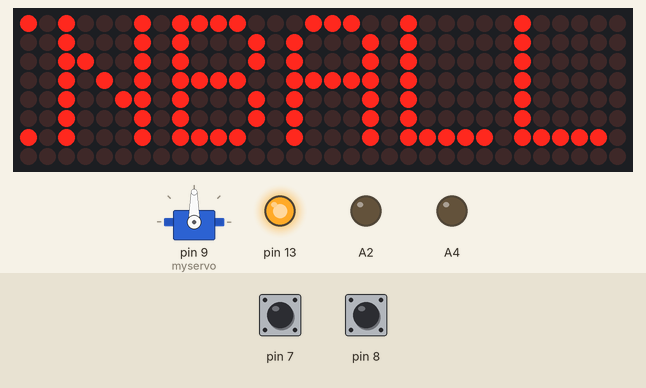
Simulated run of this sketch. Board: Arduino Mega 2560, built with avr-gcc and run on an emulated ATmega2560. Shown: 32×8 LED matrix, servo, output pins drawn as LEDs (lit = HIGH). Inputs (shaded band) come from the test bench; at power-on: pin 7 HIGH, pin 8 HIGH.

Above: at 7.9 s.
8.0 s: pin 7 pulled LOW for 0.15 s
At 9.6 s:
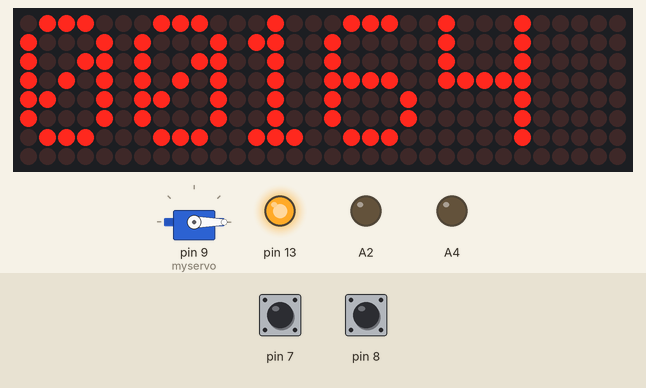
11.1 s: pin 8 pulled LOW for 3.2 s
At 15.5 s:
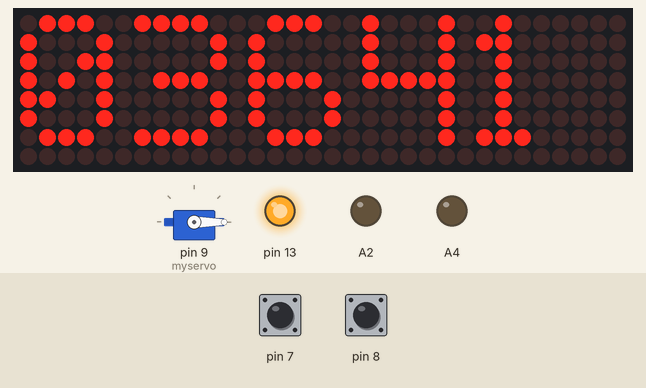
15.8 s: pin 7 pulled LOW for 1 s
At 17.7 s:
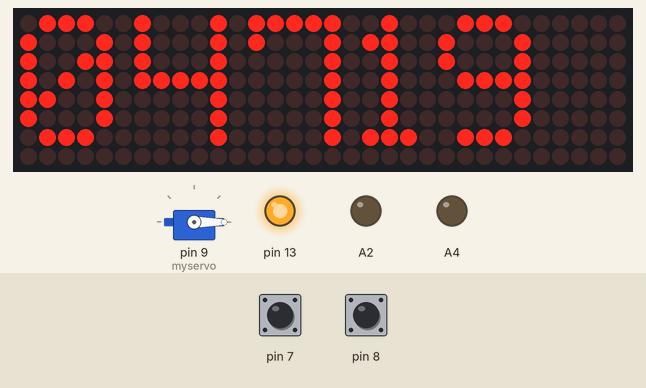
19.8 s: pin 8 pulled LOW for 0.15 s
At 21.1 s:
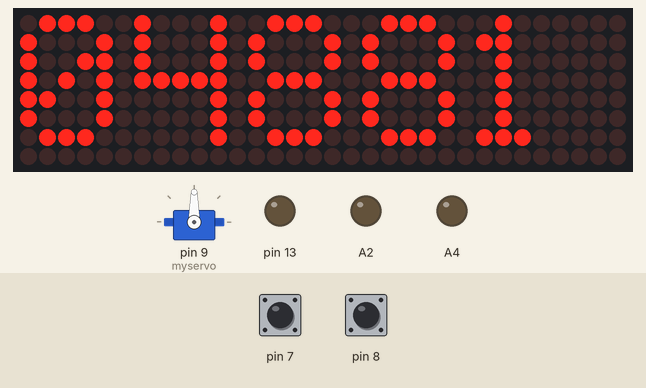
Timing chart, 0 to 21.5 s (numbered marks = the images above; inputs shaded):
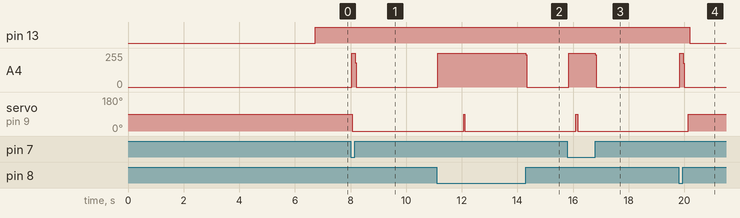

The sketch:

Pinball_Main_Script.ino
```cpp
#include <Servo.h>
#include <MD_MAX72xx.h>
#include <SPI.h>
#include <avr/io.h>
#include <avr/interrupt.h>


#define	PRINT(s, v)	{ Serial.print(F(s)); Serial.print(v); }

// Define the number of devices we have in the chain and the hardware interface
// NOTE: These pin numbers will probably not work with your hardware and may
// need to be adapted
#define	MAX_DEVICES	4

#define	CLK_PIN		52  // or SCK
#define	DATA_PIN	51  // or MOSI
#define	CS_PIN		53  // or SS

// SPI hardware interface
MD_MAX72XX mx = MD_MAX72XX(CS_PIN, MAX_DEVICES);
// Arbitrary pins
//MD_MAX72XX mx = MD_MAX72XX(DATA_PIN, CLK_PIN, CS_PIN, MAX_DEVICES);

// Text parameters
#define	CHAR_SPACING	1	// pixels between characters

// Global message buffers shared by Serial and Scrolling functions
#define	BUF_SIZE	75
char message[BUF_SIZE] = {"LEGO PINBALL"};
bool newMessageAvailable = true;

#define PRINTS(x)
#define  DELAYTIME  100

/////////////////////////     SCROLLING TEXT
void scrollText(char *p)
{
  uint8_t  charWidth;
  uint8_t cBuf[8];  // this should be ok for all built-in fonts

  PRINTS("\nScrolling text");
  mx.clear();

  while (*p != '\0')
  {
    charWidth = mx.getChar(*p++, sizeof(cBuf)/sizeof(cBuf[0]), cBuf);

    for (uint8_t i=0; i<charWidth + 1; i++) // allow space between characters
    {
      mx.transform(MD_MAX72XX::TSL);
      if (i < charWidth)
        mx.setColumn(0, cBuf[i]);
      delay(DELAYTIME);
    }
  }
}

///////////////

void readSerial(void)
{
  static uint8_t	putIndex = 0;

  while (Serial.available())
  {
    message[putIndex] = (char)Serial.read();
    if ((message[putIndex] == '\n') || (putIndex >= BUF_SIZE-3))	// end of message character or full buffer
    {
      // put in a message separator and end the string
      message[putIndex] = '\0';
      // restart the index for next filling spree and flag we have a message waiting
      putIndex = 0;
      newMessageAvailable = true;
    }
    else
      // Just save the next char in next location
      message[putIndex++];
  }
}

void printText(uint8_t modStart, uint8_t modEnd, char *pMsg)
// Print the text string to the LED matrix modules specified.
// Message area is padded with blank columns after printing.
{
  uint8_t   state = 0;
  uint8_t	  curLen;
  uint16_t  showLen;
  uint8_t	  cBuf[8];
  int16_t   col = ((modEnd + 1) * COL_SIZE) - 1;

  mx.control(modStart, modEnd, MD_MAX72XX::UPDATE, MD_MAX72XX::OFF);

  do     // finite state machine to print the characters in the space available
  {
    switch(state)
    {
      case 0:	// Load the next character from the font table
        // if we reached end of message, reset the message pointer
        if (*pMsg == '\0')
        {
          showLen = col - (modEnd * COL_SIZE);  // padding characters
          state = 2;
          break;
        }

        // retrieve the next character form the font file
        showLen = mx.getChar(*pMsg++, sizeof(cBuf)/sizeof(cBuf[0]), cBuf);
        curLen = 0;
        state++;
        // !! deliberately fall through to next state to start displaying

      case 1:	// display the next part of the character
        mx.setColumn(col--, cBuf[curLen++]);

        // done with font character, now display the space between chars
        if (curLen == showLen)
        {
          showLen = CHAR_SPACING;
          state = 2;
        }
        break;

      case 2: // initialize state for displaying empty columns
        curLen = 0;
        state++;
        // fall through

      case 3:	// display inter-character spacing or end of message padding (blank columns)
        mx.setColumn(col--, 0);
        curLen++;
        if (curLen == showLen)
          state = 0;
        break;

      default:
        col = -1;   // this definitely ends the do loop
    }
  } while (col >= (modStart * COL_SIZE));

  mx.control(modStart, modEnd, MD_MAX72XX::UPDATE, MD_MAX72XX::ON);
}

bool ledstate = true;

bool SUp = false;
bool SDown = false;
const int servo =  9;
unsigned long currentMillis = 0;
unsigned long previousMillis = 0;
unsigned long PM = 0;
const long down = 1;
const long up = 2;
int SVoltage = LOW;

int sensor1 = 0;
int sensor2 = 0;
int score = 0;
char points[75];


Servo myservo;

void setup()
{
  mx.begin();
  myservo.attach(9);
  pinMode(8, INPUT_PULLUP);
  pinMode(7, INPUT_PULLUP);
  pinMode(13, OUTPUT);
  pinMode(A2, OUTPUT);
  pinMode(A4, OUTPUT);


  scrollText(message); // example function

    // had to get rid of timers and interrupts to use servo library to control
    // servo more efficiently

    //4 second timer interrupt to turn off LEDs and servo movement
    // matrix displays lego pinball logo then displays incrementing score

/* noInterrupts();
  TCCR1A = 0; // clear regs
  TCCR1B = 0;
  TCNT1 = 0; // 4 second timer interrupt to turn off LEDs and servo movement
             // matrix displays lego pinball logo then displays incrementing score
              //

  OCR1A = 0xF423;
  TCCR1B|=(1<<WGM12); // CTC Mode for timer
  TCCR1B |= ((1<<CS12)|(1<<CS10));// Clock/1024
  TIMSK1 |= (1 << OCIE1A);    //Set the ISR COMPA vect
  interrupts(); // interrupts enabled
  */
}

void loop() //
{ //


  sensor1 = digitalRead(8);
  sensor2 = digitalRead(7);
  digitalWrite(A4, LOW); // Synth trigger


  unsigned long currentMillis = millis(); // Millis timers
  unsigned long CM = millis();

  if(sensor1 == 0 || sensor2 == 0){
    score += 1;
    //requestEvent("HIT");
    digitalWrite(A4, HIGH);
    sprintf(points, "%05d", score);
    printText(0, MAX_DEVICES-1, points);
    ledstate = true;
    SDown = true;
    ledstate != ledstate;
    //Serial.println(score);
  }

  if(ledstate){
    digitalWrite(13, HIGH);
  }
  else{
    digitalWrite(13, LOW);
  }


  if(SDown){
    myservo.write(0); // 0 degrees
    if (CM - PM >= 4000) {
      PM = CM;
      SUp = true;
      }
  }
  if(SUp){
    SDown = false;
    myservo.write(90); // 180 degrees
    if (CM - PM >= 50) {
      PM = CM;
      SUp = false;
      ledstate = false;
      }
  }

  // Matrix example test code
 /* readSerial();
  if (newMessageAvailable)
  {
    scrollText(message);
    PRINT("\nProcessing new message: ", message);
    printText(0, MAX_DEVICES-1, message);
    newMessageAvailable = false;
  }*/

}
 // Servo without library functions
/*void ServoDown( unsigned long val){ // Goes down

    if (val - previousMillis >= down) {
      previousMillis = val;

      if (SVoltage == LOW) {
        SVoltage = HIGH;
      } else {
        SVoltage = LOW;
      }

      digitalWrite(servo, SVoltage);
    }
  }


void ServoUp( unsigned long val){ // Goes down

    if (val - previousMillis >= up) { // pwm for servo
      previousMillis = val;

      if (SVoltage == LOW) {
        SVoltage = HIGH;
      } else {
        SVoltage = LOW;
      }

      digitalWrite(servo, SVoltage);
    }
  }*/
```

Measured:
- after the input at 8.0 s, A4: 0/255 → 253/255 at once, → 0/255 0.12 s later; servo on pin 9 (myservo): 90° → 0° after 0.06 s; the display: first changes at once (image 1 shows a later state)
- after the input at 11.1 s, pin 13: stays HIGH (without the input it goes to LOW after 1.0 s); A4: 0/255 → 253/255 at once, → 0/255 3.2 s later; the display: first changes at once (image 2 shows a later state)
- after the input at 15.8 s, pin 13: stays HIGH (without the input it goes to LOW after 0.35 s); A4: 0/255 → 253/255 at once, → 0/255 0.96 s later; the display: first changes at once (image 3 shows a later state)
- after the input at 19.8 s, A4: 0/255 → 253/255 at once, → 0/255 0.12 s later; the display: first changes at once (image 4 shows a later state)
